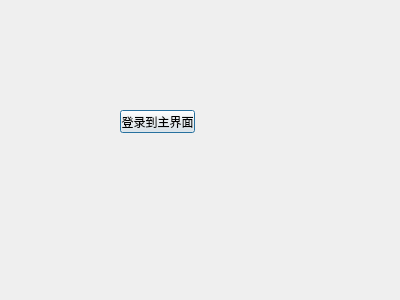
<?xml version="1.0" encoding="UTF-8"?>
<ui version="4.0">
 <class>LoginDlg</class>
 <widget class="QDialog" name="LoginDlg">
  <property name="geometry">
   <rect>
    <x>0</x>
    <y>0</y>
    <width>400</width>
    <height>300</height>
   </rect>
  </property>
  <property name="windowTitle">
   <string>Dialog</string>
  </property>
  <widget class="QPushButton" name="pushButton">
   <property name="geometry">
    <rect>
     <x>120</x>
     <y>110</y>
     <width>75</width>
     <height>23</height>
    </rect>
   </property>
   <property name="text">
    <string>登录到主界面</string>
   </property>
  </widget>
 </widget>
 <resources/>
 <connections>
  <connection>
   <sender>pushButton</sender>
   <signal>clicked()</signal>
   <receiver>LoginDlg</receiver>
   <slot>accept()</slot>
   <hints>
    <hint type="sourcelabel">
     <x>147</x>
     <y>118</y>
    </hint>
    <hint type="destinationlabel">
     <x>227</x>
     <y>233</y>
    </hint>
   </hints>
  </connection>
 </connections>
</ui>
